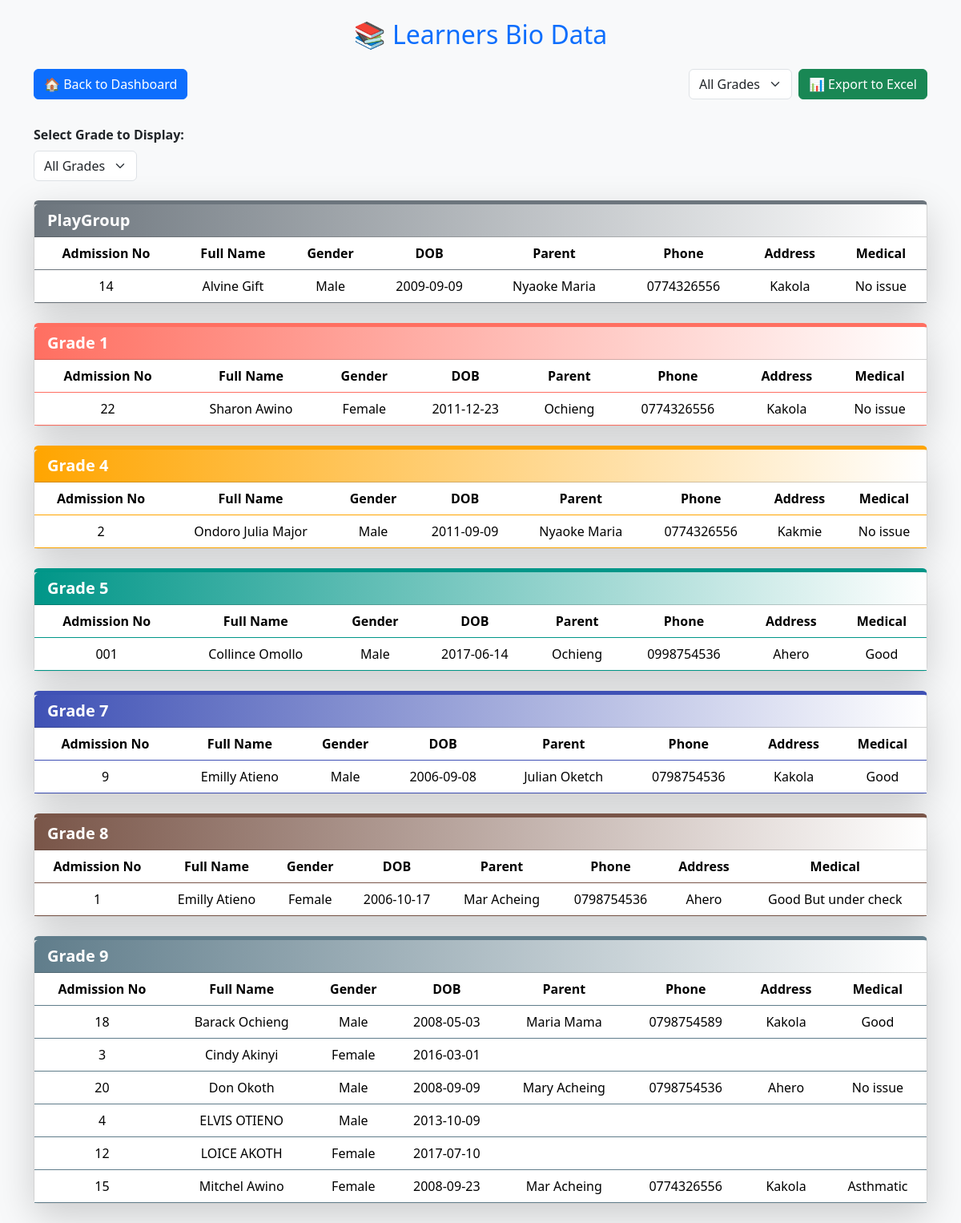
The page /learners on the database its author committed.
### models.py (models this page shows)
class Learners(db.Model):
    id = db.Column(db.Integer, primary_key=True)
    admission_no = db.Column(db.String(50), unique=True, nullable=False)
    full_name = db.Column(db.String(100), nullable=False)
    gender = db.Column(db.String(10))
    dob = db.Column(db.Date)
    grade = db.Column(db.String(20))
    parent_name = db.Column(db.String(100))
    parent_phone = db.Column(db.String(20))
    address = db.Column(db.String(200))
    medical_conditions = db.Column(db.Text)
    created_at = db.Column(db.DateTime, default=datetime.utcnow)

### app.py (the view, shortened to what this page needs)
@app.route('/learners', methods=['GET', 'POST'])
def learners():
    form = LearnerBioDataForm()
    grades = ['PlayGroup', 'PP1', 'PP2'] + [f'Grade {i}' for i in range(1, 10)]
    all_learners = Learners.query.order_by(Learners.grade, Learners.full_name).all()
    learners_by_grade = {grade: [] for grade in grades}
    for l in all_learners:
        if l.grade in learners_by_grade:
            learners_by_grade[l.grade].append(l)
    return render_template('learners.html', form=form, learners_by_grade=learners_by_grade, grades=grades)

### forms.py
class LearnerBioDataForm(FlaskForm):
    admission_no = StringField('Admission No', validators=[DataRequired(), Length(max=20)])
    full_name = StringField('Full Name', validators=[DataRequired(), Length(max=100)])
    gender = SelectField('Gender', choices=[('Male', 'Male'), ('Female', 'Female')], validators=[DataRequired()])
    dob = DateField('Date of Birth', format='%Y-%m-%d', validators=[Optional()])
    grade = SelectField(
        'Grade',
        choices=[
            ('PlayGroup', 'PlayGroup'),
            ('PP1', 'PP1'),
            ('PP2', 'PP2')
        ] + [(f'Grade {i}', f'Grade {i}') for i in range(1, 10)],
        validators=[DataRequired()]
    )
    parent_name = StringField("Parent/Guardian Name", validators=[Optional(), Length(max=100)])
    parent_phone = StringField("Parent Phone", validators=[Optional(), Length(max=20)])
    address = StringField("Address", validators=[Optional(), Length(max=200)])
    medical_conditions = StringField("Medical Conditions", validators=[Optional(), Length(max=200)])
    submit = SubmitField("Add Learner")

### templates/learners.html (shortened to what this page needs)
{% extends "base.html" %}
{% block body %}
<div class="container mt-4">
    <h2 class="mb-4 text-center text-primary">📚 Learners Bio Data</h2>
    <div class="mb-4 d-flex justify-content-between flex-wrap">
        <a href="{{ url_for('dashboard') }}" class="btn btn-primary mb-2">🏠 Back to Dashboard</a>
        <form method="GET" action="{{ url_for('export_learners') }}" class="d-flex gap-2 mb-2">
            <select name="grade" id="exportGrade" class="form-select w-auto">
                <option value="">All Grades</option>
            </select>
            <button type="submit" class="btn btn-success">📊 Export to Excel</button>
        </form>
    </div>
    <div class="mb-4">
        <label for="gradeFilter" class="form-label fw-bold">Select Grade to Display:</label>
        <select id="gradeFilter" class="form-select w-auto">
            <option value="All">All Grades</option>
        </select>
    </div>
    {% set grade_colors = {
        'Grade 1': {'header': '#FF6F61', 'row': '#FFE5E0'},
        'Grade 2': {'header': '#6B5B95', 'row': '#E6E0F8'},
        'Grade 3': {'header': '#88B04B', 'row': '#E7F3D6'},
        'Grade 4': {'header': '#FFA500', 'row': '#FFF3E0'},
        'Grade 5': {'header': '#009688', 'row': '#E0F7F6'},
        'Grade 6': {'header': '#F06292', 'row': '#FFE0EB'},
        'Grade 7': {'header': '#3F51B5', 'row': '#E0E3FF'},
        'Grade 8': {'header': '#795548', 'row': '#F0EDEB'},
        'Grade 9': {'header': '#607D8B', 'row': '#E0E6EB'}
    } %}
    {% for grade in grades %}
        {% if learners_by_grade[grade] %}
            {% set colors = grade_colors.get(grade, {'header':'#6c757d','row':'#f8f9fa'}) %}
            <div class="grade-table card shadow-lg mb-4" data-grade="{{ grade }}" style="border-top: 5px solid {{ colors.header }};">
                <div class="card-header text-white" style="background: linear-gradient(90deg, {{ colors.header }}, #fff);">
                    <h5 class="mb-0 fw-bold">{{ grade }}</h5>
                </div>
                <div class="card-body p-0">
                    <div class="table-responsive">
                        <table class="table table-hover align-middle text-center mb-0" style="border-color: {{ colors.header }}">
                            <thead style="background-color: {{ colors.header }}; color: #fff;">
                                <tr>
                                    <th>Admission No</th>
                                    <th>Full Name</th>
                                    <th>Gender</th>
                                    <th>DOB</th>
                                    <th>Parent</th>
                                    <th>Phone</th>
                                    <th>Address</th>
                                    <th>Medical</th>
                                </tr>
                            </thead>
                            <tbody>
                                {% for l in learners_by_grade[grade] %}
                                <tr style="background-color: {{ loop.index0 % 2 == 0 and colors.row or '#ffffff' }}">
                                    <td>{{ l.admission_no }}</td>
                                    <td>{{ l.full_name }}</td>
                                    <td>{{ l.gender }}</td>
                                    <td>{{ l.dob.strftime('%Y-%m-%d') if l.dob else '' }}</td>
                                    <td>{{ l.parent_name }}</td>
                                    <td>{{ l.parent_phone }}</td>
                                    <td>{{ l.address }}</td>
                                    <td>{{ l.medical_conditions }}</td>
                                </tr>
                                {% endfor %}
                            </tbody>
                        </table>
                    </div>
                </div>
            </div>
        {% endif %}
    {% endfor %}
</div>
{% endblock %}

### templates/base.html (shortened to what this page needs)
<!doctype html>
<html lang="en">
<head>
    <link href="https://cdn.jsdelivr.net/npm/bootstrap@5.3.2/dist/css/bootstrap.min.css" rel="stylesheet">
    <link rel="stylesheet" href="{{ url_for('static', filename='css/style.css') }}">
</head>
<body>
    {% block body %}{% endblock %}
</body>
</html>

### static/css/style.css (style rules this page uses)
body { font-family: 'Segoe UI', sans-serif; background-color: #f8f9fa; }
.card { cursor: pointer; transition: transform 0.2s ease-in-out; }

### rows shown on the page
Learners: admission_no "14", full_name "Alvine Gift", gender "Male", dob "2009-09-09", parent_name "Nyaoke Maria", parent_phone "0774326556", address "Kakola", medical_conditions "No issue"
Learners: admission_no "22", full_name "Sharon Awino", gender "Female", dob "2011-12-23", parent_name "Ochieng", parent_phone "0774326556", address "Kakola", medical_conditions "No issue"
Learners: admission_no "2", full_name "Ondoro Julia Major", gender "Male", dob "2011-09-09", parent_name "Nyaoke Maria", parent_phone "0774326556", address "Kakmie", medical_conditions "No issue"
Learners: admission_no "001", full_name "Collince Omollo", gender "Male", dob "2017-06-14", parent_name "Ochieng", parent_phone "0998754536", address "Ahero", medical_conditions "Good"
Learners: admission_no "9", full_name "Emilly Atieno", gender "Male", dob "2006-09-08", parent_name "Julian Oketch", parent_phone "0798754536", address "Kakola", medical_conditions "Good"
Learners: admission_no "1", full_name "Emilly Atieno", gender "Female", dob "2006-10-17", parent_name "Mar Acheing", parent_phone "0798754536", address "Ahero", medical_conditions "Good But under check"
Learners: admission_no "18", full_name "Barack Ochieng", gender "Male", dob "2008-05-03", parent_name "Maria Mama", parent_phone "0798754589", address "Kakola", medical_conditions "Good"
Learners: admission_no "3", full_name "Cindy Akinyi", gender "Female", dob "2016-03-01"
Learners: admission_no "20", full_name "Don Okoth", gender "Male", dob "2008-09-09", parent_name "Mary Acheing", parent_phone "0798754536", address "Ahero", medical_conditions "No issue"
Learners: admission_no "4", full_name "ELVIS OTIENO", gender "Male", dob "2013-10-09"
Learners: admission_no "12", full_name "LOICE AKOTH", gender "Female", dob "2017-07-10"
Learners: admission_no "15", full_name "Mitchel Awino", gender "Female", dob "2008-09-23", parent_name "Mar Acheing", parent_phone "0774326556", address "Kakola", medical_conditions "Asthmatic"

### other values the page prints
{{ grade }} "PlayGroup" "Grade 1" "Grade 4" "Grade 5" "Grade 7" "Grade 8" "Grade 9"
